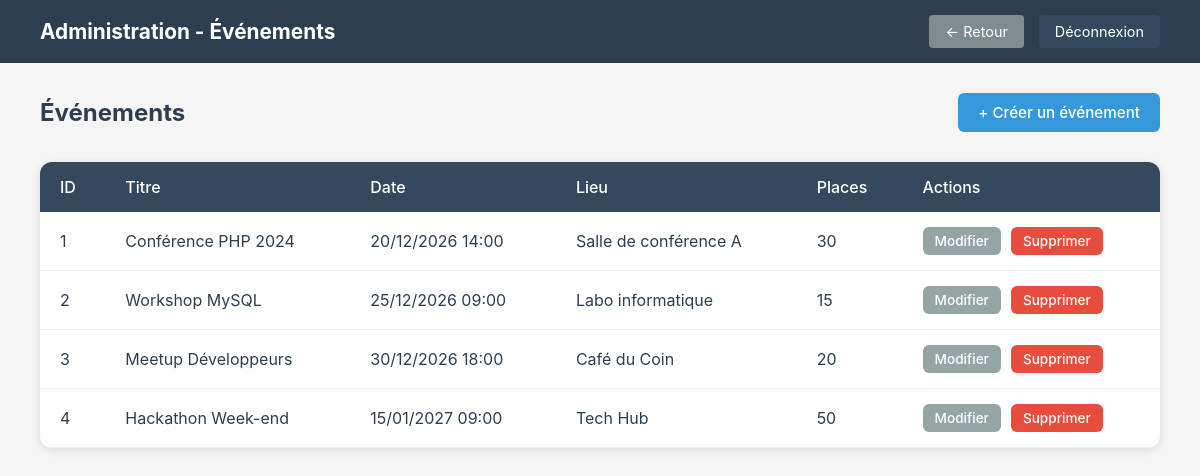
The page /admin/events/index.php (signed in) on the database its author committed.
### tables this page shows
CREATE TABLE IF NOT EXISTS events (
    id INT AUTO_INCREMENT PRIMARY KEY,
    title VARCHAR(200) NOT NULL,
    description TEXT NOT NULL,
    event_date DATETIME NOT NULL,
    location VARCHAR(200) NOT NULL,
    capacity INT NOT NULL DEFAULT 50,
    image_url VARCHAR(255),
    created_by INT NOT NULL,
    created_at TIMESTAMP DEFAULT CURRENT_TIMESTAMP,
    updated_at TIMESTAMP DEFAULT CURRENT_TIMESTAMP ON UPDATE CURRENT_TIMESTAMP,
    FOREIGN KEY (created_by) REFERENCES users(id) ON DELETE CASCADE
);

### src/Database.php (called while the page is built, shortened)
<?php
class Database
{
    private static $instance = null;
    private $mysqli;
    private function __construct()
    {
        $this->mysqli = new mysqli(
            'db',
            'root',
            'root',
            'events_db'
        );
    }
    public static function getInstance()
    {
        if (self::$instance === null) {
            self::$instance = new self();
        }
        return self::$instance;
    }
    public function query($sql)
    {
        return $this->mysqli->query($sql);
    }
}

### src/models/Event.php (called while the page is built, shortened)
<?php
class Event
{
    private ?int $id = null;
    private string $title;
    private DateTime $eventDate;
    private string $location;
    private int $capacity;
    public function getId(): ?int
    {
        return $this->id;
    }
    public function getTitle(): string
    {
        return $this->title;
    }
    public function getEventDate(): DateTime
    {
        return $this->eventDate;
    }
    public function getLocation(): string
    {
        return $this->location;
    }
    public function getCapacity(): int
    {
        return $this->capacity;
    }
    public static function findAll(): array
    {
        $database = Database::getInstance();
        $sql = "SELECT * FROM events ORDER BY event_date ASC";
        $result = $database->query($sql);
        $events = [];
        if ($result) {
            while ($row = $result->fetch_assoc()) {
                $event = new self();
                $event->id = $row['id'];
                $event->title = $row['title'];
                $event->description = $row['description'];
                $event->eventDate = new DateTime($row['event_date']);
                $event->location = $row['location'];
                $event->capacity = $row['capacity'];
                $event->imageUrl = $row['image_url'];
                $event->createdBy = $row['created_by'];
                $event->createdAt = new DateTime($row['created_at']);
                $event->updatedAt = new DateTime($row['updated_at']);
                $events[] = $event;
            }
        }
        return $events;
    }
}

### admin/events/index.php (the view, shortened to what this page needs)
<?php
require_once '../../src/Database.php';
require_once '../../src/models/Event.php';
$events = Event::findAll();
?>
<!DOCTYPE html>
<html lang="fr">
<head>
</head>
<body>
    <header class="admin-header">
        <h1>Administration - Événements</h1>
        <nav class="admin-nav">
            <a href="../../admin/index.php" class="back">← Retour</a>
            <a href="../../logout.php">Déconnexion</a>
        </nav>
    </header>
    <main class="main-content">
        <div class="page-header">
            <h2>Événements</h2>
            <a href="create.php" class="btn btn-primary">+ Créer un événement</a>
        </div>
        <?php if (empty($events)): ?>
            <div class="events-table">
                <div class="empty-state">
                    <h3>Aucun événement</h3>
                    <p>Aucun événement n'a été créé pour le moment.</p>
                </div>
            </div>
        <?php else: ?>
            <div class="events-table">
                <table>
                    <thead>
                        <tr>
                            <th>ID</th>
                            <th>Titre</th>
                            <th>Date</th>
                            <th>Lieu</th>
                            <th>Places</th>
                            <th>Actions</th>
                        </tr>
                    </thead>
                    <tbody>
                        <?php foreach ($events as $event): ?>
                            <tr>
                                <td><?php echo $event->getId(); ?></td>
                                <td><?php echo htmlspecialchars($event->getTitle()); ?></td>
                                <td><?php echo $event->getEventDate()->format('d/m/Y H:i'); ?></td>
                                <td><?php echo htmlspecialchars($event->getLocation()); ?></td>
                                <td><?php echo $event->getCapacity(); ?></td>
                                <td>
                                    <div class="actions">
                                        <a href="edit.php?id=<?php echo $event->getId(); ?>" class="btn btn-secondary btn-small">Modifier</a>
                                        <a href="delete.php?id=<?php echo $event->getId(); ?>" class="btn btn-danger btn-small" onclick="return confirm('Supprimer cet événement ?');">Supprimer</a>
                                    </div>
                                </td>
                            </tr>
                        <?php endforeach; ?>
                    </tbody>
                </table>
            </div>
        <?php endif; ?>
    </main>
</body>
</html>

### admin/events/index.php (style rules this page uses)
* { margin: 0; padding: 0; box-sizing: border-box; }
body { font-family: -apple-system, BlinkMacSystemFont, 'Segoe UI', Roboto, sans-serif; background: #f5f5f5; min-height: 100vh; }
.admin-header { background: #2c3e50; color: white; padding: 15px 40px; display: flex; justify-content: space-between; align-items: center; }
.admin-header h1 { font-size: 1.3rem; }
.admin-nav { display: flex; gap: 15px; }
.admin-nav a { color: white; text-decoration: none; padding: 8px 16px; background: #34495e; border-radius: 4px; font-size: 0.9rem; }
.admin-nav a.back { background: #7f8c8d; }
.main-content { padding: 30px 40px; max-width: 1200px; margin: 0 auto; }
.page-header { display: flex; justify-content: space-between; align-items: center; margin-bottom: 30px; }
.page-header h2 { color: #2c3e50; font-size: 1.5rem; }
.btn { padding: 10px 20px; border: none; border-radius: 6px; cursor: pointer; text-decoration: none; font-size: 0.95rem; font-weight: 500; display: inline-block; }
.btn-primary { background: #3498db; color: white; }
.btn-secondary { background: #95a5a6; color: white; }
.btn-danger { background: #e74c3c; color: white; }
.btn-small { padding: 6px 12px; font-size: 0.85rem; }
.events-table { width: 100%; background: white; border-radius: 12px; box-shadow: 0 2px 10px rgba(0,0,0,0.1); overflow: hidden; }
.events-table table { width: 100%; border-collapse: collapse; }
.events-table th, .events-table td { padding: 15px 20px; text-align: left; }
.events-table th { background: #34495e; color: white; font-weight: 500; }
.events-table tbody tr { border-bottom: 1px solid #ecf0f1; }
.events-table td { color: #2c3e50; }
.actions { display: flex; gap: 10px; }

### rows shown on the page
events: id "1", title "Conférence PHP 2024", event_date "20/12/2026 14:00", location "Salle de conférence A", capacity "30"
events: id "2", title "Workshop MySQL", event_date "25/12/2026 09:00", location "Labo informatique", capacity "15"
events: id "3", title "Meetup Développeurs", event_date "30/12/2026 18:00", location "Café du Coin", capacity "20"
events: id "4", title "Hackathon Week-end", event_date "15/01/2027 09:00", location "Tech Hub", capacity "50"
